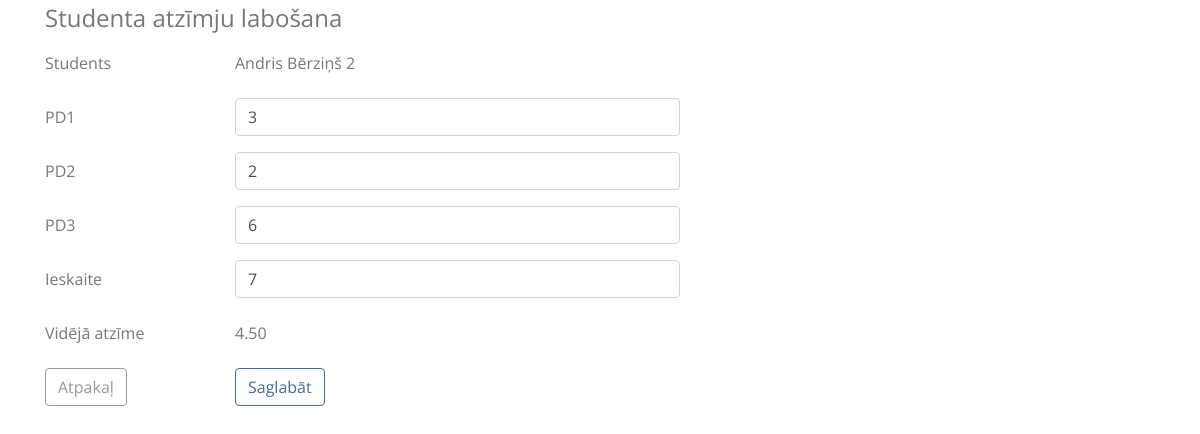
The page /atzimes.php?id=27 on the database its author committed.
### tables this page shows
CREATE TABLE IF NOT EXISTS `studenti` (
  `id_stud` int(11) NOT NULL AUTO_INCREMENT,
  `vards` varchar(40) NOT NULL,
  `uzvards` varchar(40) NOT NULL,
  `epasts` varchar(45) NOT NULL,
  `grupa` varchar(4) NOT NULL,
  PRIMARY KEY (`id_stud`)
);

CREATE TABLE IF NOT EXISTS `atzimes` (
  `id` int(11) NOT NULL AUTO_INCREMENT,
  `id_stud` int(11) NOT NULL,
  `pd1` int(11) DEFAULT NULL,
  `pd2` int(11) DEFAULT NULL,
  `pd3` int(11) DEFAULT NULL,
  `iesk` int(11) DEFAULT NULL,
  PRIMARY KEY (`id`),
  CONSTRAINT `atzimes_ibfk_1` FOREIGN KEY (`id_stud`) REFERENCES `studenti` (`id_stud`) ON DELETE CASCADE
);

### funkcijas.php (called while the page is built, shortened)
<?php
$servername = "localhost";
$username = "root";
$password = "";
$dbname = "ltpc_pv";
$db_charset = "utf8mb4";
$conn = new PDO("mysql:host=$servername;dbname=$dbname;charset=$db_charset", $username, $password);
function getstudent($id){
	global $conn;
	$sql = "SELECT * FROM `studenti` WHERE `id_stud`=".$id;
	$results = $conn->query($sql);
	foreach($results as $result){
		return $result;
	}
	return null;
}
function getMarks($id){
	global $conn;
	$sql = "SELECT * FROM `atzimes` WHERE `id_stud`=".$id;
	$results = $conn->query($sql);
	foreach($results as $result){
		return $result;
	}
	return null;
}

### atzimes.php (the view, shortened to what this page needs)
<?php
include 'funkcijas.php';
include 'layout.php';
$result = getstudent($_GET['id']);
$atzimes = getMarks($_GET['id']);
if ($result):?>
<form method="post">
  <fieldset>
    <legend>Studenta atzīmju labošana</legend>
	<div class="form-group row">
      <label class="col-sm-2 col-form-label">Students</label>
      <div class="col-sm-5">
        <p class="form-control-plaintext"><?=$result['vards'].' '.$result['uzvards']?></p>
      </div>
    </div>
	<div class="form-group row">
      <label for="pd1" class="col-sm-2 col-form-label">PD1</label>
      <div class="col-sm-5">
        <input type="number" min="0" max="10" class="form-control prc" name="pd1" value="<?=$atzimes['pd1']??0?>"/>
      </div>
    </div>
	<div class="form-group row">
      <label for="pd2" class="col-sm-2 col-form-label">PD2</label>
      <div class="col-sm-5">
        <input type="number" min="0" max="10" class="form-control prc" name="pd2" value="<?=$atzimes['pd2']??0?>"/>
      </div>
    </div>
	<div class="form-group row">
      <label for="pd3" class="col-sm-2 col-form-label">PD3</label>
      <div class="col-sm-5">
        <input type="number" min="0" max="10" class="form-control prc" name="pd3" value="<?=$atzimes['pd3']??0?>"/>
      </div>
    </div>
	<div class="form-group row">
      <label for="ieskaite" class="col-sm-2 col-form-label">Ieskaite</label>
      <div class="col-sm-5">
        <input type="number" min="0" max="10" class="form-control prc" name="ieskaite" value="<?=$atzimes['iesk']??0?>"/>
      </div>
    </div>
	<div class="form-group row">
      <label class="col-sm-2 col-form-label">Vidējā atzīme</label>
      <div class="col-sm-5">
        <output type="text" class="form-control-plaintext" id="result"></output>
      </div>
    </div>
	<div class="form-group row">
		<div class="col-sm-2">
			<a href="index.php" class="btn btn-outline-secondary">Atpakaļ</a>
		</div>
		<div class="col-sm-5">
			<button type="submit" name="saglabat" class="btn btn-outline-primary">Saglabāt</button>
		</div>
    </div>
  </fieldset>
</form>
<?php else:?>
<div class="alert alert-info">Lapa nav atrasta</div>
<?php endif;
include 'footer.php';

### rows shown on the page
studenti: vards "Andris", uzvards "Bērziņš 2"
atzimes: pd1 "3", pd2 "2", pd3 "6", ieskaite "7"
